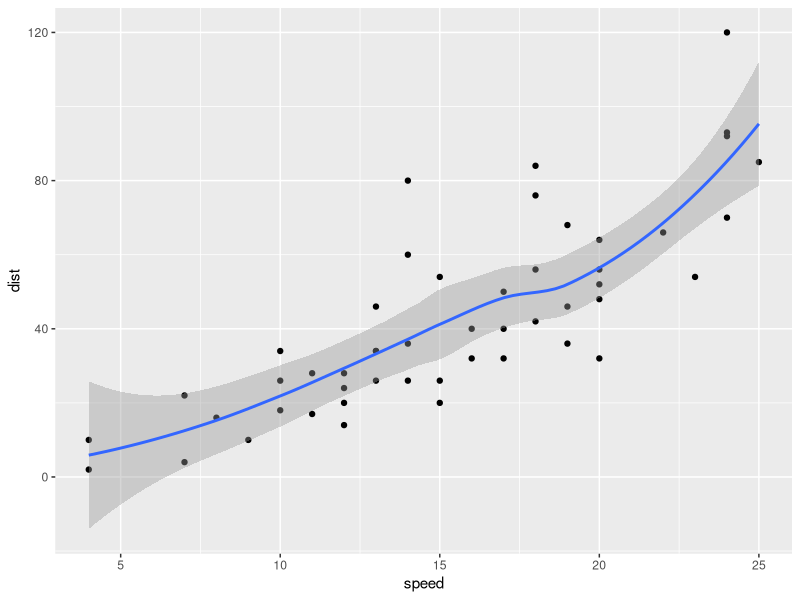
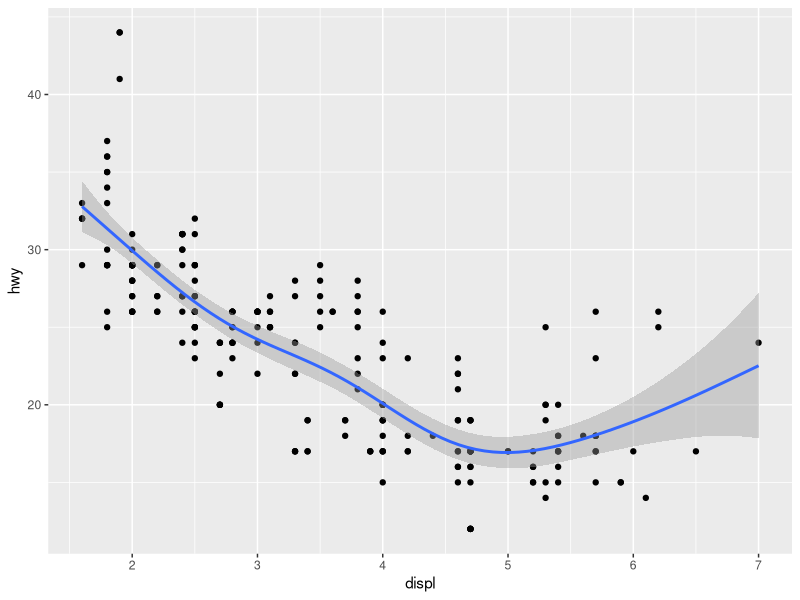

Recreate these plots in R, in order.
library(ggplot2)

ggplot(cars, aes(speed, dist)) +
  geom_point() +
  geom_smooth(method = "loess")     # smooth curve



ggplot(mpg, aes(displ, hwy)) +
  geom_point() +
  geom_smooth(method = "gam", formula = y ~ s(x))
